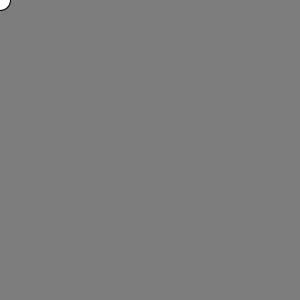
Frame 1 (no input)
Frame 60 (the mouse pressed at the canvas centre just before this capture): identical to frame 1, image omitted
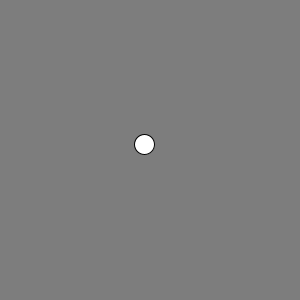
Frame 120 (the mouse held since frame 60 and released just before this capture)

The Processing sketch that drew these frames (run headless with seeded random() and noise(); from frame 60 on, the mouse is pressed at the canvas centre):

// Processing sketch: mouseFollow_challenge
// ── mouseFollow_challenge.pde
/** Task
 *  Convert this sketch to follow the mouse position.
 */

float stiffness = 0.1; // a constant value

float damping = 0.9;// a constant value to dampen the force

float xpos, ypos;
float speedX, speedY;

void setup() {
  size (300, 300); 
  smooth(); 
  background (125);
}


void draw() {
  background (125);

  // calculate spring force: using the calculation: 
  // spring force = stiffness * distance stretched;
  float distance = mouseX - xpos;
  float springForce = stiffness * (distance);

  // add force to speed
  speedX = speedX + springForce;

  // apply damping
  speedX = speedX * damping;

  // update the location of object.
  xpos = xpos + speedX; 

  distance = mouseY - ypos;
  springForce = stiffness * (distance);
  // add force to speed
  speedY = speedY + springForce;

  // apply damping
  speedY = speedY * damping;

  // update the location of object.
  ypos = ypos + speedY;

  ellipse (xpos, ypos, 20, 20);
}
